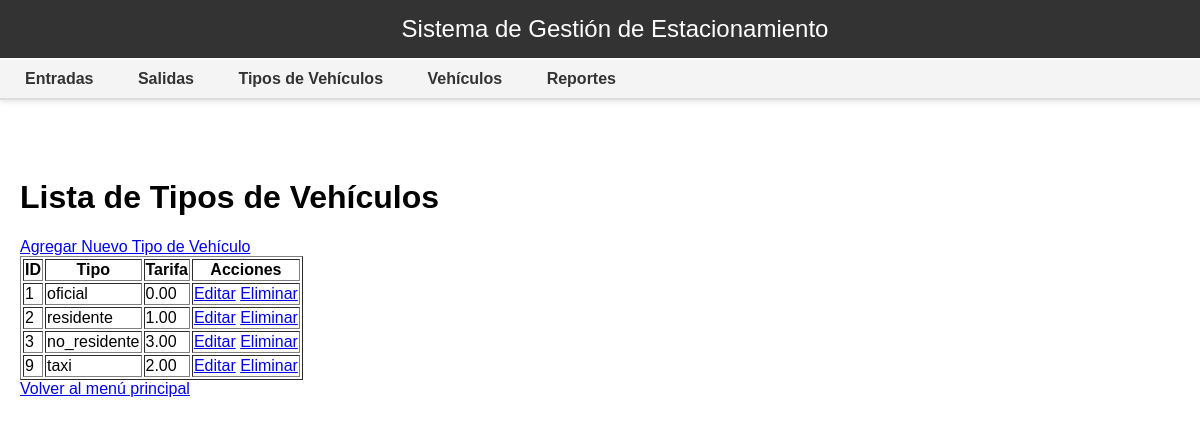
Page /?controller=VehicleType&action=index on the committed database.
### tables this page shows
CREATE TABLE `tipos_vehiculos` (
  `id` int(11) NOT NULL,
  `tipo` varchar(50) NOT NULL,
  `tarifa_minuto` decimal(10,2) NOT NULL
);

### src/models/VehicleTypeModel.php (called while the page is built, shortened)
<?php
class VehicleTypeModel {
    private $conn;
    public function __construct($conn) {
        $this->conn = $conn;
    }
    public function getAllVehicleTypes() {
        $query = "SELECT * FROM tipos_vehiculos";
        $result = $this->conn->query($query);
        return $result->fetch_all(MYSQLI_ASSOC);
    }
}

### src/views/vehicle_type_list.php (the view, shortened to what this page needs)
<!DOCTYPE html>
<html lang="es">
<head>
</head>
<body>
    <h1>Lista de Tipos de Vehículos</h1>
    <a href="index.php?controller=VehicleType&action=add">Agregar Nuevo Tipo de Vehículo</a>
    <table border="1">
        <thead>
            <tr>
                <th>ID</th>
                <th>Tipo</th>
                <th>Tarifa</th>
                <th>Acciones</th>
            </tr>
        </thead>
        <tbody>
            <?php foreach ($types as $type): ?>
                <tr>
                    <td><?php echo htmlspecialchars($type['id']); ?></td>
                    <td><?php echo htmlspecialchars($type['tipo']); ?></td>
                    <td><?php echo htmlspecialchars($type['tarifa_minuto']); ?></td>
                    <td>
                        <a href="index.php?controller=VehicleType&action=edit&id=<?php echo $type['id']; ?>">Editar</a>
                        <a href="index.php?controller=VehicleType&action=delete&id=<?php echo $type['id']; ?>" onclick="return confirm('¿Estás seguro de que deseas eliminar este tipo de vehículo?');">Eliminar</a>
                    </td>
                </tr>
            <?php endforeach; ?>
        </tbody>
    </table>
    <a href="index.php">Volver al menú principal</a>
</body>
</html>

### public/index.php (style rules this page uses)
body { margin: 0; padding: 0; font-family: Arial, sans-serif; }

### rows in the picture
tipos_vehiculos: id "1", tipo "oficial", tarifa_minuto "0.00"
tipos_vehiculos: id "2", tipo "residente", tarifa_minuto "1.00"
tipos_vehiculos: id "3", tipo "no_residente", tarifa_minuto "3.00"
tipos_vehiculos: id "9", tipo "taxi", tarifa_minuto "2.00"

### other values in the picture
$item['label'] "Entradas"
$item['label'] "Salidas"
$item['label'] "Tipos de Vehículos"
$item['label'] "Vehículos"
$item['label'] "Reportes"
